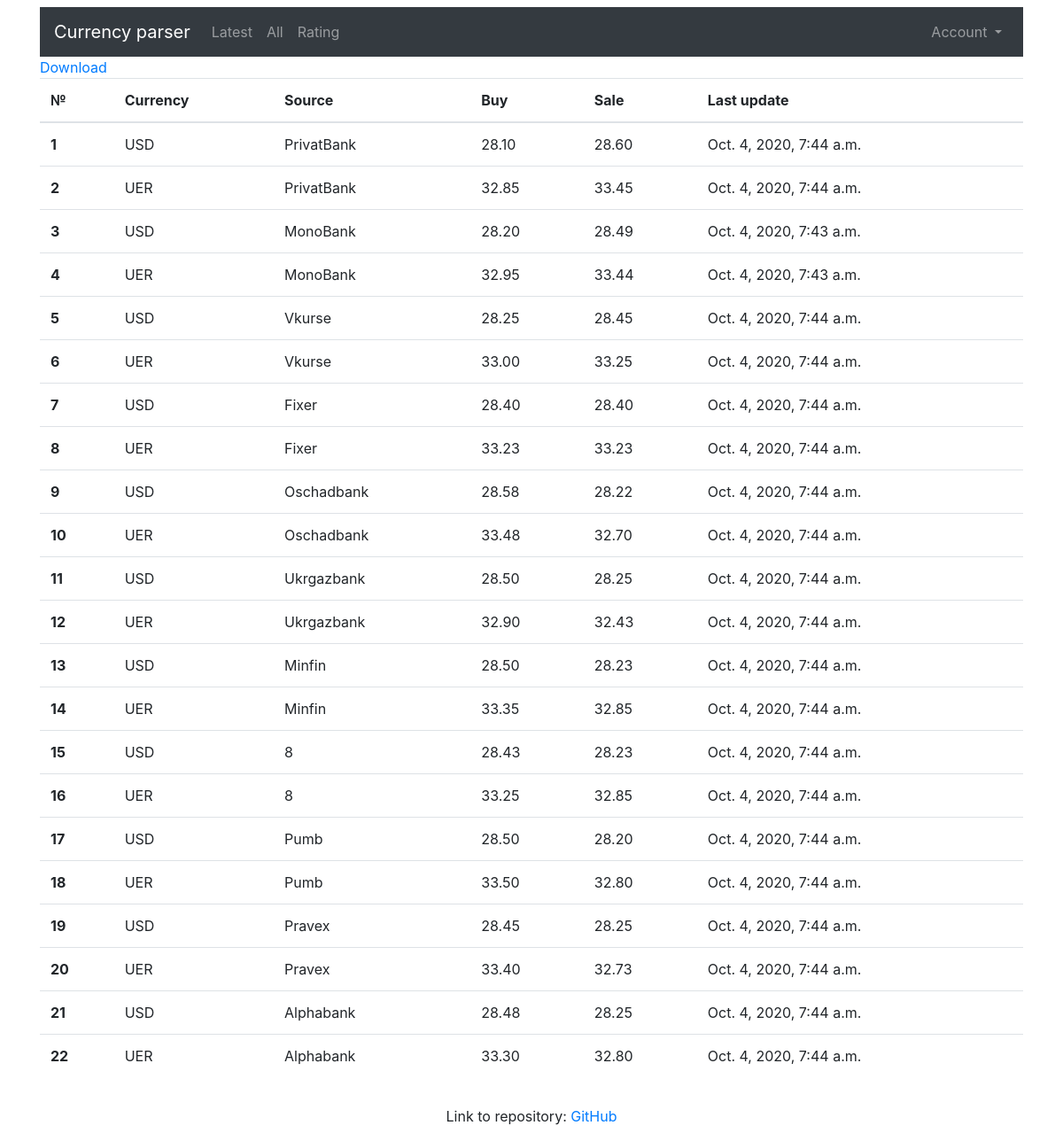
Page /rate/latestrates/ on the earlier database version.
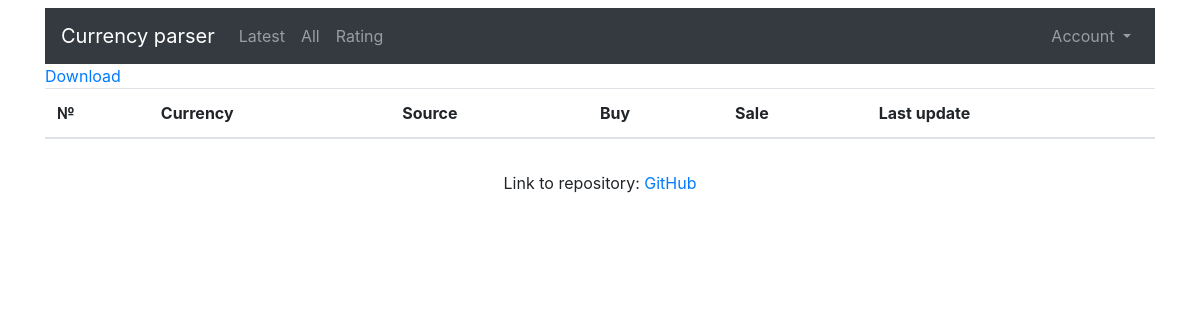
Same page on the later database version.
### rate/models.py (models this page shows, shortened)
class Rate(models.Model):
    currency = models.PositiveSmallIntegerField(choices=choices.CURRENCY_CHOICES, verbose_name='Currency')
    source = models.PositiveSmallIntegerField(choices=choices.SOURCE_CHOICES, verbose_name='Bank')
    buy = models.DecimalField(max_digits=6, decimal_places=2, verbose_name='Buy')
    sale = models.DecimalField(max_digits=6, decimal_places=2, verbose_name='Sale')
    created = models.DateTimeField(verbose_name='Update time', default=now)
    class Meta:
        verbose_name = "Rate"
        verbose_name_plural = "Rates"

### rate/views.py (the view)
# urls.py: path('latestrates/', views.LatestRates.as_view(), name='latestrates'),
class LatestRates(View):
    def get(self, request):
        context = {'rate_list': last_rates()}
        return render(request, 'rate/latest-rates.html', context=context)

### rate/utils.py (called while the page is built)
def last_rates() -> list:
    query = Rate.objects.raw(
        """
        SELECT id, source, currency, buy, sale, MAX(created)
        FROM rate_rate
        GROUP BY source, currency
        """
    )
    return list(query)

### rate/templates/rate/latest-rates.html
{% extends 'base.html' %}
{% block content%}
  <div class='row'>
    <div class='col'>
      <a href="{% url 'rate:downloadlatestrates' %}">Download</a>
      <table class="table">
        <thead>
          <tr>
            <th scope="col">№</th>
            <th scope="col">Currency</th>
            <th scope="col">Source</th>
            <th scope="col">Buy</th>
            <th scope="col">Sale</th>
            <th scope="col">Last update</th>
          </tr>
        </thead>
        <tbody>
          {% for row in rate_list %}
          <tr>
            <th scope="row">{{ forloop.counter }}</th>
            <td>{{ row.get_currency_display }}</td>
            <td>{{ row.get_source_display }}</td>
            <td>{{ row.buy }}</td>
            <td>{{ row.sale }}</td>
            <td>{{ row.created }}</td>
          </tr>
          {% endfor %}
        </tbody>
      </table>
    </div>
  </div>
{% endblock content%}

Differences in the rows shown:
removed Rate: currency "USD", source "PrivatBank", buy "28.10", sale "28.60", created "Oct. 4, 2020, 7:44 a.m."
removed Rate: currency "UER", source "PrivatBank", buy "32.85", sale "33.45", created "Oct. 4, 2020, 7:44 a.m."
removed Rate: currency "USD", source "MonoBank", buy "28.20", sale "28.49", created "Oct. 4, 2020, 7:43 a.m."
removed Rate: currency "UER", source "MonoBank", buy "32.95", sale "33.44", created "Oct. 4, 2020, 7:43 a.m."
removed Rate: currency "USD", source "Vkurse", buy "28.25", sale "28.45", created "Oct. 4, 2020, 7:44 a.m."
removed Rate: currency "UER", source "Vkurse", buy "33.00", sale "33.25", created "Oct. 4, 2020, 7:44 a.m."
removed Rate: currency "USD", source "Fixer", buy "28.40", sale "28.40", created "Oct. 4, 2020, 7:44 a.m."
removed Rate: currency "UER", source "Fixer", buy "33.23", sale "33.23", created "Oct. 4, 2020, 7:44 a.m."
removed Rate: currency "USD", source "Oschadbank", buy "28.58", sale "28.22", created "Oct. 4, 2020, 7:44 a.m."
removed Rate: currency "UER", source "Oschadbank", buy "33.48", sale "32.70", created "Oct. 4, 2020, 7:44 a.m."
removed Rate: currency "USD", source "Ukrgazbank", buy "28.50", sale "28.25", created "Oct. 4, 2020, 7:44 a.m."
removed Rate: currency "UER", source "Ukrgazbank", buy "32.90", sale "32.43", created "Oct. 4, 2020, 7:44 a.m."
removed Rate: currency "USD", source "Minfin", buy "28.50", sale "28.23", created "Oct. 4, 2020, 7:44 a.m."
removed Rate: currency "UER", source "Minfin", buy "33.35", sale "32.85", created "Oct. 4, 2020, 7:44 a.m."
removed Rate: currency "USD", source "8", buy "28.43", sale "28.23", created "Oct. 4, 2020, 7:44 a.m."
removed Rate: currency "UER", source "8", buy "33.25", sale "32.85", created "Oct. 4, 2020, 7:44 a.m."
removed Rate: currency "USD", source "Pumb", buy "28.50", sale "28.20", created "Oct. 4, 2020, 7:44 a.m."
removed Rate: currency "UER", source "Pumb", buy "33.50", sale "32.80", created "Oct. 4, 2020, 7:44 a.m."
removed Rate: currency "USD", source "Pravex", buy "28.45", sale "28.25", created "Oct. 4, 2020, 7:44 a.m."
removed Rate: currency "UER", source "Pravex", buy "33.40", sale "32.73", created "Oct. 4, 2020, 7:44 a.m."
removed Rate: currency "USD", source "Alphabank", buy "28.48", sale "28.25", created "Oct. 4, 2020, 7:44 a.m."
removed Rate: currency "UER", source "Alphabank", buy "33.30", sale "32.80", created "Oct. 4, 2020, 7:44 a.m."
